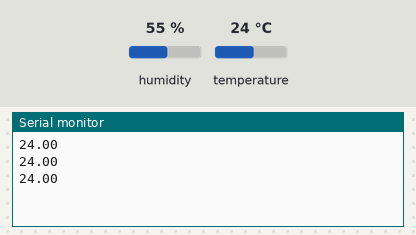
Simulated run of this sketch. Board: Arduino Uno, built with avr-gcc and run on an emulated ATmega328P. On the bench: the last lines printed to the serial monitor. The inputs (shaded band) are chosen by the test bench; at power-on: temperature 24 °C, humidity 55 %.

Above: at 1.3 s.
1.4 s: temperature set to 12 °C
At 1.9 s:
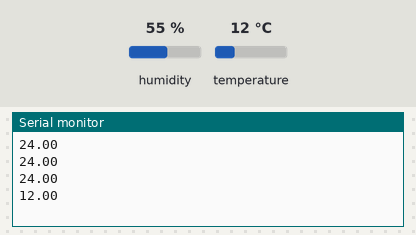
2.9 s: temperature set to 19 °C
At 3.5 s:
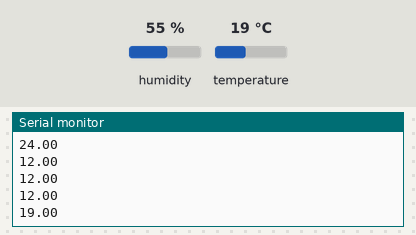
Timing chart, 0 to 5.9 s (numbered marks = the images above; inputs shaded):
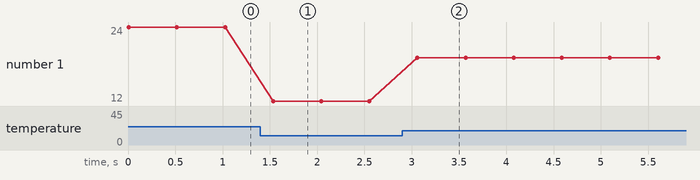

Measured:
- after the input at 1.4 s, the serial monitor: prints a new line after 0.13 s (image 1)
- after the input at 2.9 s, the serial monitor: prints a new line after 0.16 s (image 2)
- plotted number 1: 24 → 12 after the input at 1.4 s, 12 → 19 after the input at 2.9 s

The sketch:

Temp_censor.ino
```cpp
#include <AM2302-Sensor.h>


AM2302::AM2302_Sensor am2302{2};


void setup() {
  Serial.begin(9600);
  am2302.begin();
}


void loop() {

  Serial.println(am2302.get_Temperature());


  delay(500); // Wait for 2 seconds before the next reading
}
```
